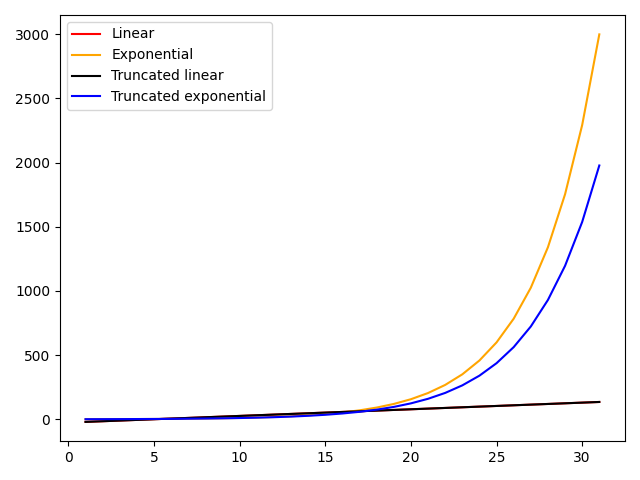

Python code for this plot:
import matplotlib.pyplot as plt
import numpy as np
import math

SAMPLES = 31

x = np.linspace(1, 18, 18)
ox = np.linspace(1, SAMPLES, SAMPLES)
y = np.array([1, 1, 3, 3, 3, 3, 4, 6, 6, 9, 13, 15, 17, 29, 47, 59, 89, 123])

def compute_function_coeff_kQ(x, y):
    x_mean = sum(x) / len(x)
    y_mean = sum(y) / len(y)

    a = sum((x - x_mean) * y) / sum((x - x_mean) ** 2)
    b = sum(x * (y_mean * x - x_mean * y)) / sum((x - x_mean) ** 2)

    return (a, b)


(a, b) = compute_function_coeff_kQ(x, y)
oy_lin = a * ox + b

line1, = plt.plot(ox, oy_lin, color='red', label='Linear')

y_log = np.log(y)
(a_log, b_log) = compute_function_coeff_kQ(x, y_log)

oy_exp = np.exp(a_log * ox + b_log)
line2, = plt.plot(ox, oy_exp, color='orange', label='Exponential')

x_trunc = np.array([1, 4, 7, 10, 13, 16])
y_trunc = np.array([1, 3, 4, 9, 17, 59])

(a_trunc, b_trunc) = compute_function_coeff_kQ(x_trunc, y_trunc)
oy_trunc_lin = a * ox + b

line3, = plt.plot(ox, oy_trunc_lin, color='black', label='Truncated linear')

y_trunc_log = np.log(y_trunc)
(a_trunc_log, b_trunc_log) = compute_function_coeff_kQ(x_trunc, y_trunc_log)
oy_trunc_exp = np.exp(a_trunc_log * ox + b_trunc_log)

line4, = plt.plot(ox, oy_trunc_exp, color='blue', label='Truncated exponential')

plt.legend(handles=[line1, line2, line3, line4])
plt.show()

# Vorhersage fur die 30-te Tag.
# Die exponentielle ist fast 3 mal grosser (2999) als die aktuelle Wert (1029).
# Die lineare ist 135.
print(oy_lin[30])
print(oy_exp[30])

# Fur die fehlenden Daten
# Die exponentielle ist ~2 mal grosser (1977) als die aktuelle Wert (1029).
# Die linieare ist die gleiche mit der berechnet mit allen Daten.
print(oy_trunc_lin[30])
print(oy_trunc_exp[30])
